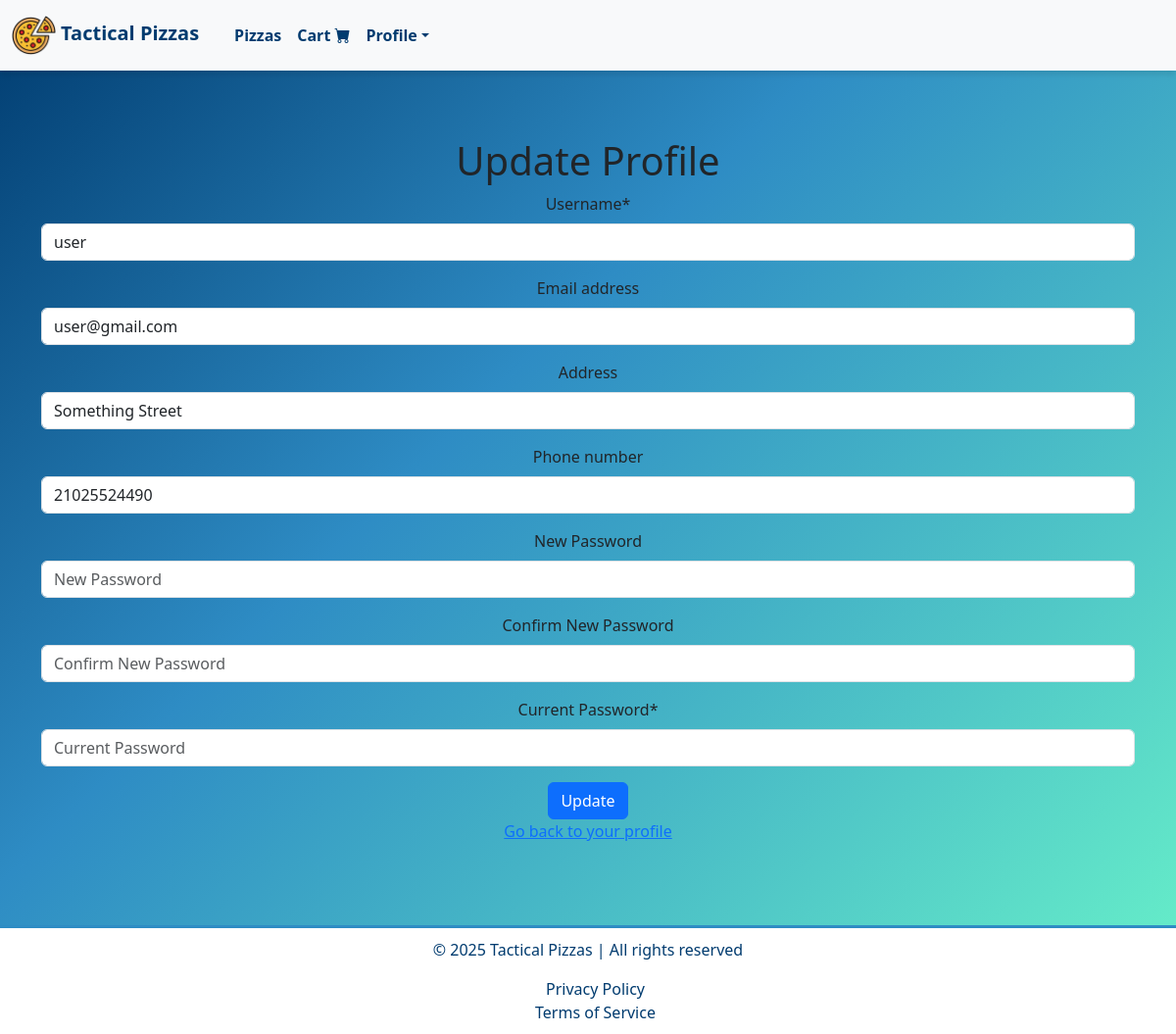
The app's page /update/ (signed in) with its own data.
### register/models.py (models this page shows, shortened)
class CustomUser(AbstractUser):
    address = models.CharField(max_length=255, blank=True, null=True)
    phone_number = models.CharField(max_length=20, blank=True, null=True)

### register/views.py (the view, shortened to what this page needs)
# urls.py: path('update/', update_profile, name="update_profile"), #profile update url
@cache_control(no_cache=True, must_revalidate=True, no_store=True)
@login_required
def update_profile(request):
    form = UserProfileUpdateForm(instance=request.user)
    return render(request, "register/update_profile.html", {"form": form})

### register/context_processors.py (called while the page is built)
def auth_forms(request):
    return {
        'login_form': AuthenticationForm(),
        'register_form': NewUserForm(),
    }

def update_profile_form(request):
    if request.user.is_authenticated:
        return {'update_profile_form': UserProfileUpdateForm(instance=request.user)}
    return {}

### register/templates/register/update_profile.html (shortened to what this page needs)
{% extends "layout.html" %}
{% load static %}
{% block navbar %}
    {% include "navbar.html" %}
{% endblock %}
{% block content %}
{% load crispy_forms_tags %}
<div class="container my-5">
    <h1>Update Profile</h1>
    <form method="POST">
        {{ form|crispy }}
        <button class="btn btn-primary" type="submit">Update</button>
    </form>
    <p class="text-center">
        <a href="/profile">Go back to your profile</a>
    </p>
</div>
{% endblock %}
{% block footer %}
    {% include "footer.html" %}
{% endblock %}

### static/css/styles.css (style rules this page uses)
body { margin: 0; padding: 0; font-family: "Poppins", Arial, sans-serif; min-height: 100vh; position: relative; background: linear-gradient(135deg, #003b6f 0%, #2e8cc4 40%, #69f3c9 100%); }
.container { padding: 20px; border-radius: 10px; max-width: 600px; margin: 20px auto; position: relative; text-align: center; }
.btn-primary { background-color: #2e8cc4; color: #fff; }

### records on screen
CustomUser: username "user", email "user@gmail.com", address "Something Street", phone_number "21025524490"
